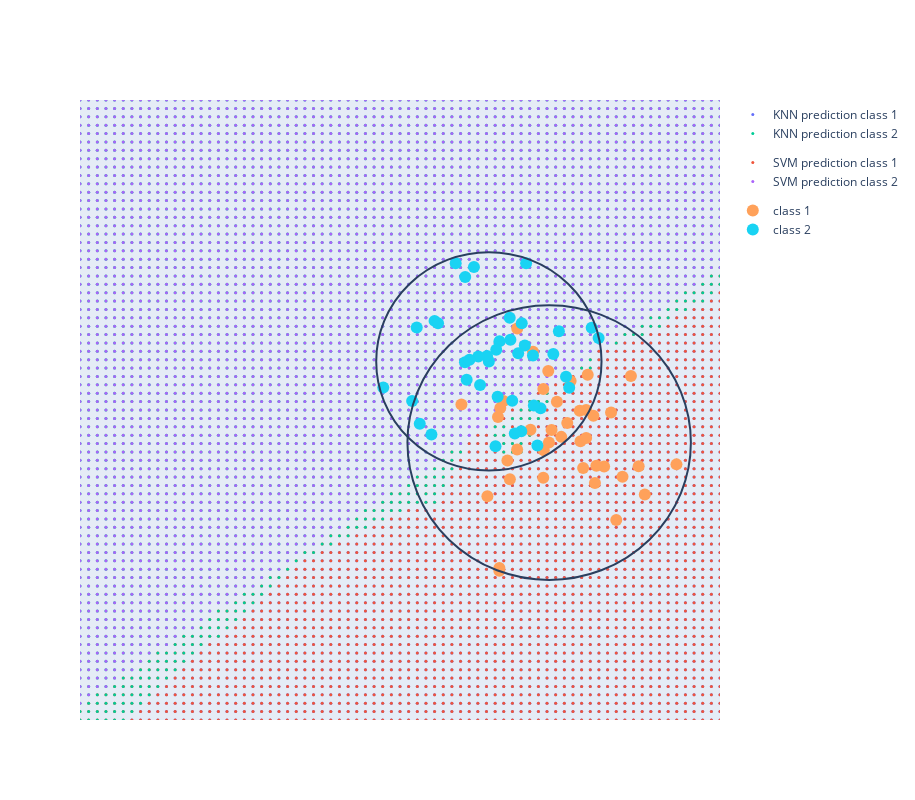

The code cell stored with this chart in its notebook:
### Code cell
plt = go.Figure()

plt.update_xaxes(range=[0, 9], zeroline=False, visible=False)
plt.update_yaxes(range=[0, 9], zeroline=False, visible=False)

space_size=75
xx = np.linspace(0, 9, space_size)
yy = np.linspace(0, 9, space_size)
xy = np.transpose([np.tile(xx, space_size), np.repeat(yy, space_size)])

df = pd.DataFrame({'x': xy[:, 0], 'y': xy[:, 1], 'KNN': KNN.predict(xy), 'SVM': SVM.predict(xy)})
for i in range(N):
    add_trace('KNN', plt, df, i)
    add_trace('SVM', plt, df, i)

for i in range(N):
    (x, y), r = circles[i]
    plt.add_shape(type="circle",
                  xref="x", yref="y",
                  x0=x-r, y0=y-r, x1=x+r, y1=y+r,
                  name=f'class {i + 1}')
    plt.add_trace(go.Scatter(x=classes[i][:, 0],
                             y=classes[i][:, 1],
                             mode='markers',
                             name=f'class {i + 1}',
                             hoverinfo='skip',
                             legendgroup=2,
                             marker_size=12))

plt.update_layout(
    width=915,
    height=800
)
plt.show()

### Figure 1 — Plotly figure (JSON) as saved in the notebook; plotly's stock layout.template omitted (floating-point values rounded to 4 significant figures; data arrays with more than 128 entries replaced by an {"elided": "..."} marker saying what was removed)
{"data": [{"hoverinfo": "skip", "legendgroup": "1", "marker": {"size": 3}, "mode": "markers", "name": "KNN prediction class 1", "type": "scatter", "x": {"elided": "1962 float values"}, "y": {"elided": "1962 float values"}}, {"hoverinfo": "skip", "legendgroup": "0", "marker": {"size": 3}, "mode": "markers", "name": "SVM prediction class 1", "type": "scatter", "x": {"elided": "2125 float values"}, "y": {"elided": "2125 float values"}}, {"hoverinfo": "skip", "legendgroup": "1", "marker": {"size": 3}, "mode": "markers", "name": "KNN prediction class 2", "type": "scatter", "x": {"elided": "3663 float values"}, "y": {"elided": "3663 float values"}}, {"hoverinfo": "skip", "legendgroup": "0", "marker": {"size": 3}, "mode": "markers", "name": "SVM prediction class 2", "type": "scatter", "x": {"elided": "3500 float values"}, "y": {"elided": "3500 float values"}}, {"hoverinfo": "skip", "legendgroup": "2", "marker": {"size": 12}, "mode": "markers", "name": "class 1", "type": "scatter", "x": [6.149, 6.594, 5.363, 6.011, 7.241, 6.522, 5.897, 7.038, 7.541, 7.942, 6.516, 6.335, 7.118, 6.37, 7.14, 6.768, 5.896, 7.118, 6.045, 7.371, 8.388, 7.856, 6.631, 6.515, 6.852, 7.219, 7.468, 6.706, 6.899, 6.147, 5.729, 7.747, 5.878, 7.027, 7.629, 7.262, 6.585, 5.91, 7.075, 5.954], "y": [5.683, 4.027, 4.581, 3.768, 3.439, 3.914, 2.206, 4.048, 2.903, 3.274, 4.804, 4.215, 4.501, 5.347, 5.011, 4.11, 2.166, 4.095, 3.496, 3.679, 3.711, 3.684, 4.208, 3.517, 4.311, 4.416, 4.462, 4.619, 4.92, 3.925, 3.249, 4.993, 4.397, 4.489, 3.532, 3.69, 5.065, 4.529, 3.659, 4.631]}, {"hoverinfo": "skip", "legendgroup": "2", "marker": {"size": 12}, "mode": "markers", "name": "class 2", "type": "scatter", "x": [4.942, 6.835, 5.75, 6.273, 5.899, 5.873, 4.671, 4.986, 7.196, 5.853, 6.477, 5.725, 6.205, 6.043, 5.601, 6.734, 5.843, 7.293, 4.735, 6.433, 5.414, 4.778, 6.078, 6.255, 5.417, 6.162, 5.626, 5.54, 6.382, 6.879, 6.212, 5.477, 5.438, 6.37, 5.283, 5.035, 6.053, 6.656, 4.265, 6.114], "y": [4.144, 4.981, 5.205, 6.63, 5.498, 4.694, 4.629, 5.794, 5.693, 5.376, 4.525, 5.286, 4.191, 5.84, 5.276, 5.644, 3.974, 5.547, 5.699, 3.983, 5.192, 4.3, 4.633, 5.436, 6.431, 5.324, 4.863, 6.574, 4.567, 4.824, 5.759, 5.23, 4.939, 5.29, 6.63, 5.761, 5.521, 5.314, 4.828, 4.16]}], "layout": {"height": 800, "shapes": [{"name": "class 1", "type": "circle", "x0": 4.605, "x1": 8.591, "xref": "x", "y0": 2.034, "y1": 6.02, "yref": "y"}, {"name": "class 2", "type": "circle", "x0": 4.166, "x1": 7.334, "xref": "x", "y0": 3.622, "y1": 6.79, "yref": "y"}], "width": 915, "xaxis": {"range": [0, 9], "visible": false, "zeroline": false}, "yaxis": {"range": [0, 9], "visible": false, "zeroline": false}}}
